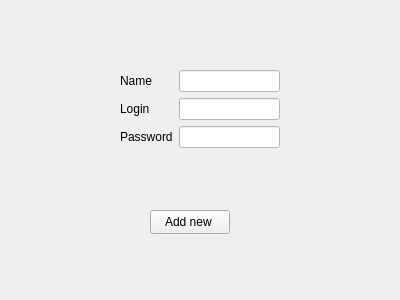
<?xml version="1.0" encoding="UTF-8"?>
<ui version="4.0">
 <class>AddRowForm</class>
 <widget class="QWidget" name="AddRowForm">
  <property name="geometry">
   <rect>
    <x>0</x>
    <y>0</y>
    <width>400</width>
    <height>300</height>
   </rect>
  </property>
  <property name="windowTitle">
   <string>Form</string>
  </property>
  <widget class="QPushButton" name="add_new_button">
   <property name="geometry">
    <rect>
     <x>150</x>
     <y>210</y>
     <width>80</width>
     <height>24</height>
    </rect>
   </property>
   <property name="text">
    <string>Add new </string>
   </property>
  </widget>
  <widget class="QWidget" name="formLayoutWidget">
   <property name="geometry">
    <rect>
     <x>120</x>
     <y>70</y>
     <width>160</width>
     <height>92</height>
    </rect>
   </property>
   <layout class="QFormLayout" name="formLayout">
    <item row="3" column="1">
     <widget class="QLineEdit" name="add_password_line">
      <property name="styleSheet">
       <string notr="true">background-color: rgb(255, 255, 255);
</string>
      </property>
     </widget>
    </item>
    <item row="3" column="0">
     <widget class="QLabel" name="label_3">
      <property name="text">
       <string>Password</string>
      </property>
     </widget>
    </item>
    <item row="2" column="0">
     <widget class="QLabel" name="label_2">
      <property name="text">
       <string>Login</string>
      </property>
     </widget>
    </item>
    <item row="2" column="1">
     <widget class="QLineEdit" name="add_login_line">
      <property name="styleSheet">
       <string notr="true">background-color: rgb(255, 255, 255);</string>
      </property>
     </widget>
    </item>
    <item row="1" column="0">
     <widget class="QLabel" name="label">
      <property name="text">
       <string>Name</string>
      </property>
     </widget>
    </item>
    <item row="1" column="1">
     <widget class="QLineEdit" name="add_name_line">
      <property name="styleSheet">
       <string notr="true">background-color: rgb(255, 255, 255);
alternate-background-color: rgb(255, 0, 0);</string>
      </property>
     </widget>
    </item>
   </layout>
  </widget>
 </widget>
 <resources/>
 <connections/>
</ui>
